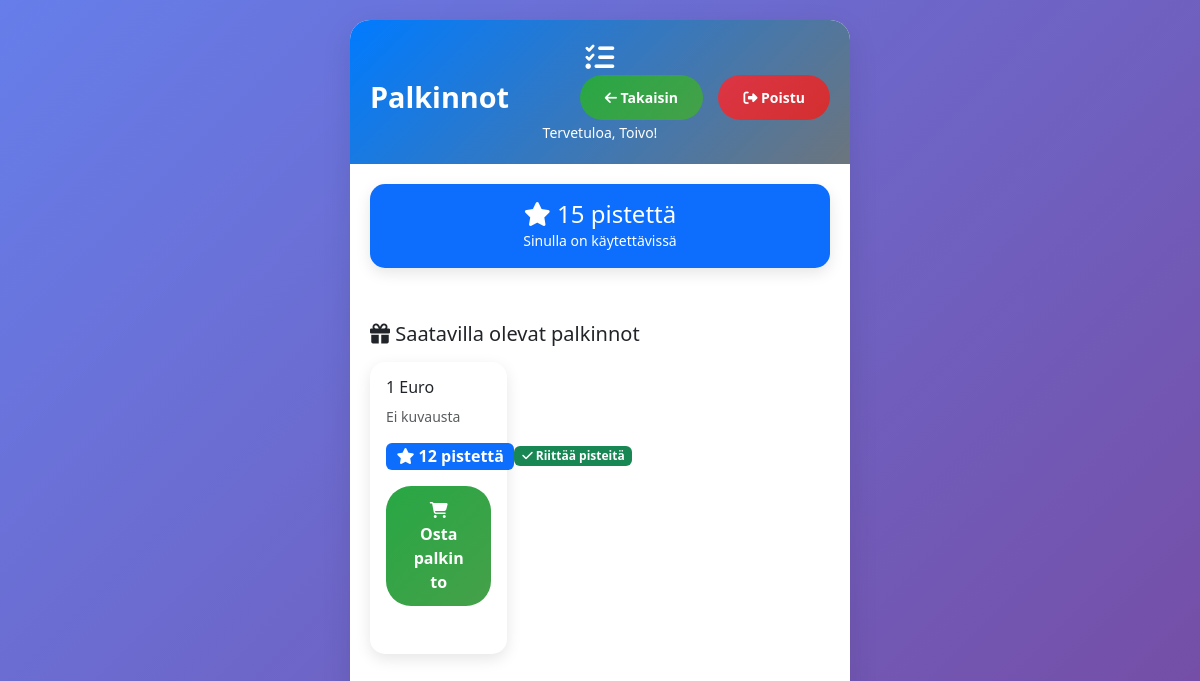
/child/rewards (signed in), run on the app's committed database.
### app.py (models this page shows)
class User(db.Model):
    id = db.Column(db.Integer, primary_key=True)
    username = db.Column(db.String(80), unique=True, nullable=False)
    password_hash = db.Column(db.String(120), nullable=False)
    role = db.Column(db.String(20), nullable=False)  # 'parent' or 'child'
    points = db.Column(db.Integer, default=0)
    created_at = db.Column(db.DateTime, default=datetime.utcnow)

class Reward(db.Model):
    id = db.Column(db.Integer, primary_key=True)
    title = db.Column(db.String(100), nullable=False)
    description = db.Column(db.Text)
    points_cost = db.Column(db.Integer, nullable=False)
    created_at = db.Column(db.DateTime, default=datetime.utcnow)
    is_active = db.Column(db.Boolean, default=True)  # Can be deactivated without deleting
    assigned_children = db.Column(db.String(200), nullable=True)  # Comma-separated list of child IDs

### app.py (the view)
@app.route('/child/rewards')
def child_rewards():
    if 'user_id' not in session or session['role'] != 'child':
        return redirect(url_for('login'))
    user = db.session.get(User, session['user_id'])
    all_rewards = Reward.query.filter(
        Reward.is_active == True
    ).all()
    available_rewards = []
    for reward in all_rewards:
        is_assigned = True
        if reward.assigned_children:
            assigned_child_ids = [int(x.strip()) for x in reward.assigned_children.split(',') if x.strip()]
            if user.id not in assigned_child_ids:
                is_assigned = False
        if is_assigned and user.points >= reward.points_cost:
            available_rewards.append(reward)
    available_rewards.sort(key=lambda x: x.title)
    return render_template('child_rewards.html', rewards=available_rewards, user=user)

### templates/child_rewards.html (shortened to what this page needs)
{% extends "base.html" %}
{% block header %}
<div class="d-flex justify-content-between align-items-center">
    <span>Palkinnot</span>
    <div>
        <a href="{{ url_for('child_dashboard') }}" class="btn btn-success btn-sm me-2">
            <i class="fas fa-arrow-left"></i> Takaisin
        </a>
        <a href="{{ url_for('logout') }}" class="btn btn-danger btn-sm">
            <i class="fas fa-sign-out-alt"></i> Poistu
        </a>
    </div>
</div>
{% endblock %}
{% block content %}
<div class="row mb-4">
    <div class="col-12">
        <div class="card bg-primary text-white">
            <div class="card-body text-center">
                <h4 class="mb-0">
                    <i class="fas fa-star"></i> {{ user.points }} pistettä
                </h4>
                <small>Sinulla on käytettävissä</small>
            </div>
        </div>
    </div>
</div>
<h5 class="mb-3"><i class="fas fa-gift"></i> Saatavilla olevat palkinnot</h5>
{% if rewards %}
    <div class="row">
        {% for reward in rewards %}
        <div class="col-md-6 col-lg-4 mb-3">
            <div class="card h-100">
                <div class="card-body">
                    <h6 class="card-title">{{ reward.title }}</h6>
                    <p class="card-text text-muted small mb-3">
                        {{ reward.description or 'Ei kuvausta' }}
                    </p>
                    <div class="d-flex justify-content-between align-items-center mb-3">
                        <span class="badge bg-primary fs-6">
                            <i class="fas fa-star"></i> {{ reward.points_cost }} pistettä
                        </span>
                        {% if user.points >= reward.points_cost %}
                            <span class="badge bg-success">
                                <i class="fas fa-check"></i> Riittää pisteitä
                            </span>
                        {% else %}
                            <span class="badge bg-warning">
                                <i class="fas fa-exclamation-triangle"></i> Ei riitä pisteitä
                            </span>
                        {% endif %}
                    </div>
                    {% if user.points >= reward.points_cost %}
                        <a href="{{ url_for('purchase_reward', reward_id=reward.id) }}"
                           class="btn btn-success w-100"
                           onclick="return confirm('Ostatko palkinnon \"{{ reward.title }}\" {{ reward.points_cost }} pisteellä?')">
                            <i class="fas fa-shopping-cart"></i> Osta palkinto
                        </a>
                    {% else %}
                        <button class="btn btn-secondary w-100" disabled>
                            <i class="fas fa-lock"></i> Ei riitä pisteitä
                        </button>
                    {% endif %}
                </div>
            </div>
        </div>
        {% endfor %}
    </div>
{% else %}
    <div class="text-center py-4">
        <i class="fas fa-gift fa-3x text-muted mb-3"></i>
        <h5 class="text-muted">Ei palkintoja saatavilla</h5>
        <p class="text-muted">Vanhempi ei ole vielä luonut palkintoja.</p>
    </div>
{% endif %}
{% endblock %}

### templates/base.html (shortened to what this page needs)
<!DOCTYPE html>
<html lang="fi">
<head>
    <link href="https://cdn.jsdelivr.net/npm/bootstrap@5.3.0/dist/css/bootstrap.min.css" rel="stylesheet">
    <link href="https://cdnjs.cloudflare.com/ajax/libs/font-awesome/6.4.0/css/all.min.css" rel="stylesheet">
    <link href="{{ url_for('static', filename='css/style.css') }}" rel="stylesheet">
</head>
<body>
    <div class="main-container">
        <div class="header">
            <h1><i class="fas fa-tasks"></i> {% block header %}Kotityöapp{% endblock %}</h1>
            {% if session.username %}
            <small>Tervetuloa, {{ session.username }}!</small>
            {% endif %}
        </div>
        <div class="content">
            {% block content %}{% endblock %}
        </div>
    </div>
</body>
</html>

### static/css/style.css (style rules this page uses)
.card.h-100 { margin-bottom: 2rem !important; }

### templates/base.html (style rules this page uses)
:root { --primary-color: #007bff; --secondary-color: #6c757d; --success-color: #28a745; --warning-color: #ffc107; --danger-color: #dc3545; --info-color: #17a2b8; --accent-color: #FF9800; --light-bg: #f8f9fa; --dark-bg: #343a40; }
body { font-family: 'Segoe UI', Tahoma, Geneva, Verdana, sans-serif; background: linear-gradient(135deg, #667eea 0%, #764ba2 100%); min-height: 100vh; }
.main-container { background: white; border-radius: 20px; box-shadow: 0 10px 30px rgba(0,0,0,0.1); margin: 20px auto; max-width: 500px; min-height: calc(100vh - 40px); overflow: hidden; }
.header { background: linear-gradient(135deg, var(--primary-color), var(--secondary-color)); color: white; padding: 20px; text-align: center; position: relative; }
.header h1 { margin: 0; font-size: 1.8rem; font-weight: 600; }
.content { padding: 20px; min-height: 400px; }
.btn-success { background: linear-gradient(135deg, var(--success-color), #45a049); border: none; border-radius: 25px; padding: 12px 25px; font-weight: 600; }
.btn-danger { background: linear-gradient(135deg, var(--danger-color), #d32f2f); border: none; border-radius: 25px; padding: 12px 25px; font-weight: 600; }
.card { border: none; border-radius: 15px; box-shadow: 0 5px 15px rgba(0,0,0,0.1); margin-bottom: 15px; transition: transform 0.3s ease; }
@media (min-width: 769px) { .card { margin-bottom: 30px !important; } }
@media (min-width: 769px) { .card-body { position: relative !important; z-index: 1000 !important; } }
.card-body { position: relative !important; }
.card { margin-bottom: 30px !important; position: relative !important; }

### data on the page
User: username "Toivo", points "15"
Reward: title "1 Euro", description "Ei kuvausta", points_cost "12", shows "Riittää pisteitä"
